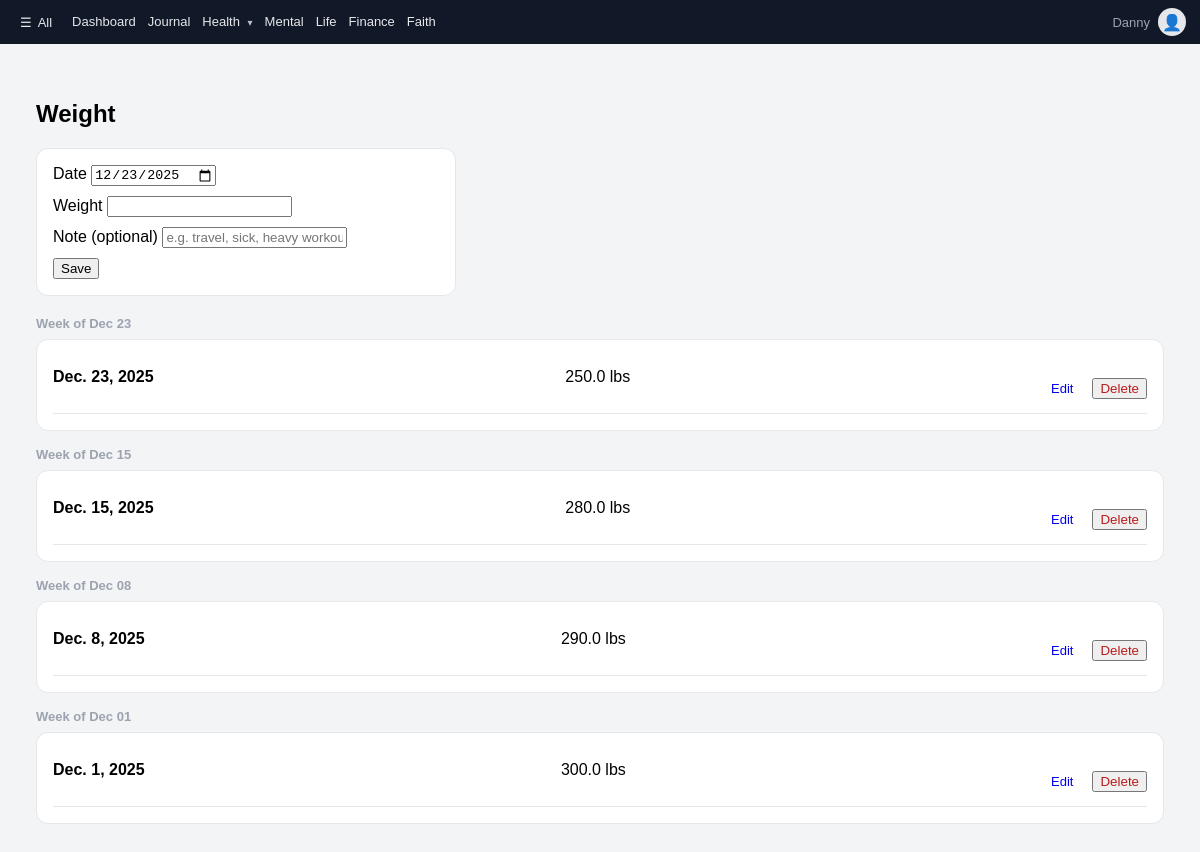
The page /health/weight/ (signed in) on the database its author committed.
### core/models.py (models this page shows, shortened)
class UserProfile(models.Model):
    user = models.OneToOneField(
        settings.AUTH_USER_MODEL,
        on_delete=models.CASCADE,
        related_name="profile"
    )
    display_name = models.CharField(
        max_length=100,
        blank=True,
        help_text="Name shown throughout the app (falls back to full name or username)"
    )
    timezone = models.CharField(
        max_length=50,
        default="UTC",
        help_text="IANA time zone, e.g. America/New_York"
    )
    created_at = models.DateTimeField(auto_now_add=True)
    updated_at = models.DateTimeField(auto_now=True)
    def get_display_name(self):
        if self.display_name:
            return self.display_name
        full_name = self.user.get_full_name()
        if full_name:
            return full_name
        return self.user.username

### apps/health/models.py (models this page shows, shortened)
class WeightEntry(models.Model):
    user = models.ForeignKey(
        settings.AUTH_USER_MODEL,
        on_delete=models.CASCADE,
        related_name="weight_entries",
    )
    date = models.DateField()
    weight = models.DecimalField(max_digits=5, decimal_places=1)
    note = models.CharField(max_length=255, blank=True)
    created_at = models.DateTimeField(auto_now_add=True)
    class Meta:
        ordering = ["-date"]
        unique_together = ("user", "date")

### apps/health/views.py (the view, shortened to what this page needs)
# urls.py: path("weight/", views.weight_list, name="weight_list"),
@login_required
def weight_list(request):
    editing_entry = None
    tz_name = request.user.profile.timezone or "UTC"
    user_tz = ZoneInfo(tz_name)
    if "edit" in request.GET:
        editing_entry = get_object_or_404(
            WeightEntry,
            id=request.GET.get("edit"),
            user=request.user,
        )
    entries = WeightEntry.objects.filter(user=request.user)
    grouped = defaultdict(list)
    for entry in entries:
        week_label = entry.date.strftime("Week of %b %d")
        grouped[week_label].append(entry)
    today = timezone.localtime(timezone.now(), user_tz).date()
    return render(
        request,
        "health/weight_list.html",
        {
            "grouped_entries": dict(grouped),
            "editing_entry": editing_entry,
            "today": today,
        },
    )

### core/forms.py
class ProfileForm(forms.ModelForm):
    timezone = forms.ChoiceField(
        choices=[(tz, tz) for tz in sorted(available_timezones())],
        label="Time Zone"
    )
    display_name = forms.CharField(
        label="Display Name",
        max_length=100,
        required=False,
        help_text="How your name appears in the app"
    )
    class Meta:
        model = UserProfile
        fields = ["display_name", "timezone"]

### apps/health/templates/health/weight_list.html (shortened to what this page needs)
{% extends "base.html" %}
{% block content %}
<div class="page">
  <h2 class="page-title">Weight</h2>
  <form method="post" class="card" style="max-width:420px;">
    <div class="form-row">
      <label>Date</label>
      <input
        type="date"
        name="date"
        value="{% if editing_entry %}{{ editing_entry.date|date:'Y-m-d' }}{% else %}{{ today|date:'Y-m-d' }}{% endif %}"
      >
    </div>
    <div class="form-row">
      <label>Weight</label>
      <input
        type="number"
        step="0.1"
        name="weight"
        required
        autofocus
      >
    </div>
    <div class="form-row">
      <label>Note (optional)</label>
      <input
        type="text"
        name="note"
        maxlength="255"
        placeholder="e.g. travel, sick, heavy workout"
      >
    </div>
    <button type="submit">
      {% if editing_entry %}Update{% else %}Save{% endif %}
    </button>
  </form>
  <div style="margin-top:20px;">
    {% if grouped_entries %}
      {% for week, entries in grouped_entries.items %}
        <h3 class="muted" style="margin:16px 0 8px;">{{ week }}</h3>
        <div class="card">
          {% for entry in entries %}
            <div class="journal-entry">
              <div class="entry-header">
                <strong>{{ entry.date }}</strong>
                <div>{{ entry.weight }} lbs</div>
                <div class="entry-actions">
                  <a href="?edit={{ entry.id }}" class="entry-action">
                    Edit
                  </a>
                  <form
                    method="post"
                    action="{% url 'health:weight_delete' entry.id %}"
                  >
                    <button class="entry-action-delete" type="submit">
                      Delete
                    </button>
                  </form>
                </div>
              </div>
            </div>
          {% endfor %}
        </div>
      {% endfor %}
    {% else %}
      <p class="muted">No weight entries yet.</p>
    {% endif %}
  </div>
</div>
{% endblock %}

### wlj/templates/base.html (shortened to what this page needs)
{% load static %}
<!doctype html>
<html lang="en">
<head>
  <link rel="stylesheet" href="{% static 'css/base.css' %}">
  <link rel="stylesheet" href="{% static 'css/profile.css' %}">
  <link rel="stylesheet" href="{% static 'css/journal.css' %}">
</head>
<body>
<div class="layout">
  <main class="content">
    <div class="top-nav">
      <div class="top-nav-left">
        <button class="hamburger" aria-label="All" data-hamburger>
          ☰ <span class="hamburger-label">All</span>
        </button>
        <nav class="top-links">
          <a href="{% url 'core:dashboard' %}">Dashboard</a>
          <a href="{% url 'journal:list' %}" data-module="journaling">Journal</a>
          <div class="top-nav-parent" data-module="health">
            <a href="/health/" class="top-nav-parent-link" data-health-top-toggle>
              Health <span class="chevron">▾</span>
            </a>
          </div>
          <a href="/mental/" data-module="mental">Mental</a>
          <a href="/life/" data-module="life">Life</a>
          <a href="/finance/" data-module="finance">Finance</a>
          <a href="/faith/" data-module="faith">Faith</a>
        </nav>
      </div>
      <div class="top-nav-right">
        {% if request.user.is_authenticated %}
        <div class="profile-trigger" onclick="openProfileModal()">
          <div class="muted">{{ request.user.profile.get_display_name }}</div>
          <div class="avatar">👤</div>
        </div>
        {% else %}
        <a href="{% url 'login' %}" class="login-link">Login</a>
        {% endif %}
      </div>
    </div>
    <div class="page">
      {% block content %}{% endblock %}
    </div>
  </main>
</div>
</body>
</html>

### static/css/base.css (style rules this page uses)
*, *::before, *::after { box-sizing: border-box; }
body { margin: 0; padding: 0; font-family: Arial, sans-serif; background: #f3f4f6; }
.layout { display: block; min-height: 100vh; }
.content { width: 100%; display: flex; flex-direction: column; }
.page { padding: 18px; }
.top-nav { display: flex; align-items: center; justify-content: space-between; background: #111827; color: #ffffff; padding: 6px 14px; min-height: 44px; z-index: 50; }
.top-nav-left { display: flex; align-items: center; gap: 14px; }
.hamburger { background: transparent; border: none; color: #e5e7eb; font-size: 13px; font-weight: 500; font-family: inherit; cursor: pointer; display: flex; align-items: center; gap: 6px; padding: 4px 6px; }
.hamburger-label { font-size: 13px; }
.top-links { display: flex; align-items: center; }
.top-links a { color: #e5e7eb; text-decoration: none; margin-right: 12px; font-size: 13px; padding-bottom: 2px; }
.top-nav-parent { position: relative; display: inline-flex; align-items: center; }
.top-nav-parent-link { color: #e5e7eb; text-decoration: none; font-size: 13px; cursor: pointer; }
.top-nav-parent-link .chevron { font-size: 10px; margin-left: 4px; opacity: 0.8; }
.profile-trigger { display: flex; align-items: center; gap: 8px; cursor: pointer; }
.avatar { width: 28px; height: 28px; border-radius: 50%; background: #e5e7eb; display: flex; align-items: center; justify-content: center; font-size: 16px; }
.card { background: #ffffff; border: 1px solid #e5e7eb; border-radius: 12px; padding: 16px; }
.muted { color: #9ca3af; font-size: 13px; }

### static/css/journal.css (style rules this page uses)
.form-row { margin-bottom: 10px; }
.journal-entry { border-bottom: 1px solid #e5e7eb; padding: 12px 0; }
.entry-header { display: flex; justify-content: space-between; align-items: flex-start; gap: 12px; }
.entry-actions { display: flex; gap: 10px; align-items: center; margin-top: 8px; }
.entry-action { font-size: 13px; padding: 4px 8px; border-radius: 4px; background: transparent; border: 1px solid transparent; cursor: pointer; text-decoration: none; }
.entry-action-delete { color: #b91c1c; }

### rows shown on the page
WeightEntry: week "Week of Dec 23", date "Dec. 23, 2025", weight "250.0"
WeightEntry: week "Week of Dec 15", date "Dec. 15, 2025", weight "280.0"
WeightEntry: week "Week of Dec 08", date "Dec. 8, 2025", weight "290.0"
WeightEntry: week "Week of Dec 01", date "Dec. 1, 2025", weight "300.0"

### other values the page prints
{{ request.user.profile.get_display_name }} "Danny"
